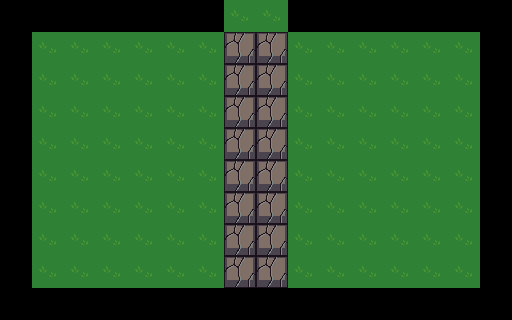

This game map was drawn from its Tiled (.tmx) file and the tilesets committed beside it. A one-line description and the trimmed map source follow:
An orthogonal 16x10 tile map with 32x32 px tiles, 7 tile layers (Tile Layer 1, Tile Layer 2, platformTiles, objectTiles, ...) and 4 objects (spawnPoint1, spawnPoint0).

<map version="1.0" orientation="orthogonal" width="16" height="10" tilewidth="32" tileheight="32">
 <tileset firstgid="1" name="terrain_atlas" tilewidth="32" tileheight="32">
  <image source="terrain_atlas.png" width="1024" height="1024" />
 </tileset>
 <layer name="Tile Layer 1" width="16" height="10">
  <data>[160 cells, 160 non-empty, 1 distinct tile ids]</data>
 </layer>
 <layer name="Tile Layer 2" width="16" height="10">
  <properties>
   <property name="collision" value="true" />
  </properties>
  <data>[160 cells, 46 non-empty, 1 distinct tile ids]</data>
 </layer>
 <layer name="platformTiles" width="16" height="10">
  <data>[160 cells, 2 non-empty, 1 distinct tile ids]</data>
 </layer>
 <objectgroup name="platforms" width="16" height="10">
  <object x="368" y="240">
   <properties>
    <property name="key" value="wallKey" />
   </properties>
  </object>
  <object x="176" y="144">
   <properties>
    <property name="key" value="wallKey" />
   </properties>
  </object>
 </objectgroup>
 <layer name="objectTiles" width="16" height="10">
  <data>[160 cells, 1 non-empty, 1 distinct tile ids]</data>
 </layer>
 <objectgroup name="objects" width="16" height="10">
  <object name="spawnPoint1" x="304" y="272" />
  <object name="spawnPoint0" x="208" y="272" />
 </objectgroup>
 <layer name="wall" width="16" height="10">
  <properties>
   <property name="collision" value="true" />
   <property name="wallKey" value="2" />
  </properties>
  <data>[160 cells, 16 non-empty, 1 distinct tile ids]</data>
 </layer>
 <layer name="girl" width="16" height="10">
  <data>[160 cells, 1 non-empty, 1 distinct tile ids]</data>
 </layer>
 <layer name="man" width="16" height="10">
  <data>[160 cells, 1 non-empty, 1 distinct tile ids]</data>
 </layer>
</map>